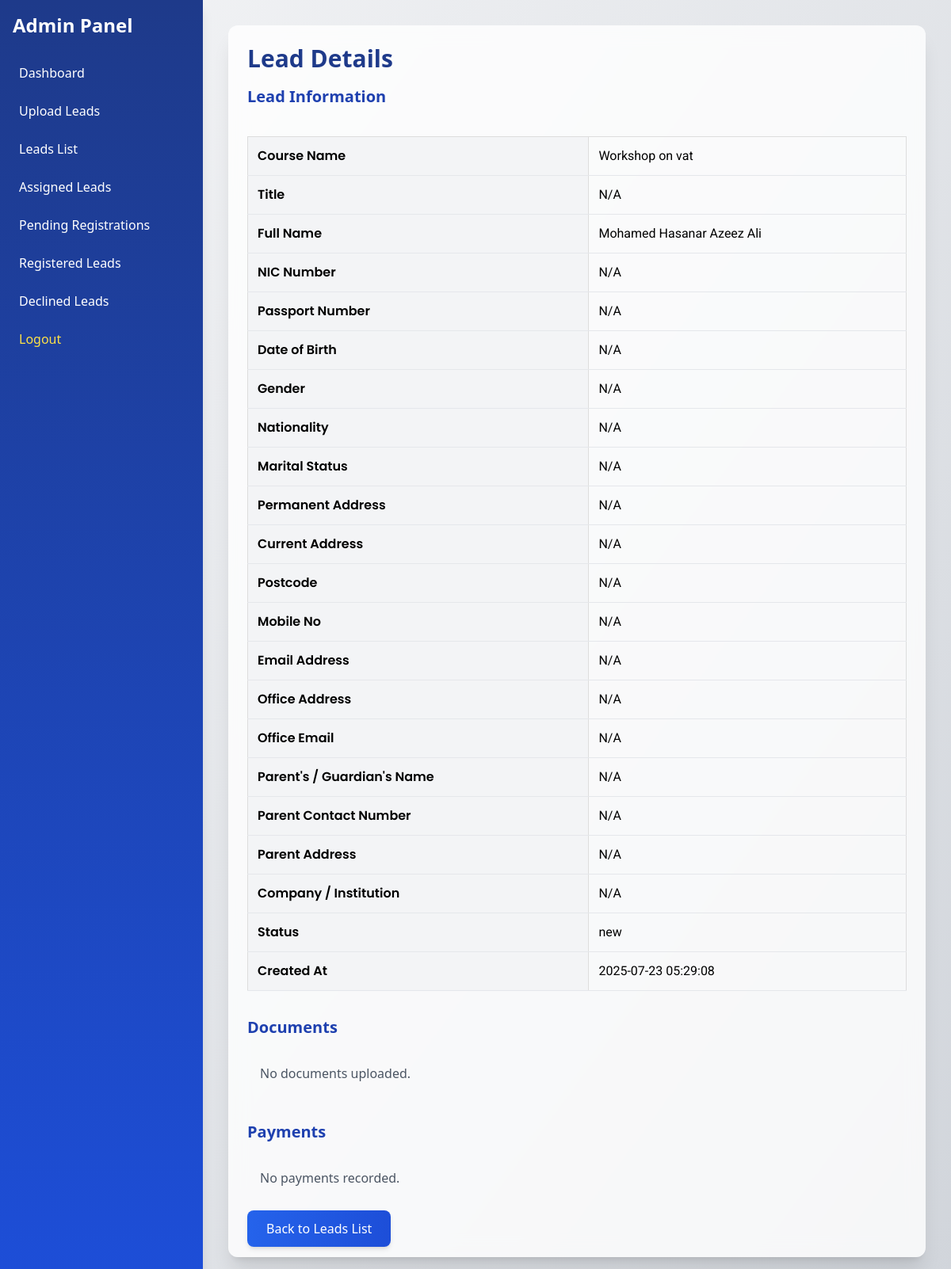
Page /views/admin/lead_details.php?lead_id=1201 (signed in) on the committed database.
### tables this page shows
CREATE TABLE IF NOT EXISTS `leads` (
  `id` int NOT NULL AUTO_INCREMENT,
  `form_name` varchar(100) NOT NULL,
  `title` varchar(50) DEFAULT NULL,
  `full_name` varchar(100) NOT NULL,
  `email` varchar(100) NOT NULL,
  `phone` varchar(20) NOT NULL,
  `date_of_birth` date DEFAULT NULL,
  `gender` varchar(10) DEFAULT NULL,
  `nationality` varchar(50) DEFAULT NULL,
  `marital_status` varchar(20) DEFAULT NULL,
  `nic_number` varchar(12) DEFAULT NULL,
  `passport_number` varchar(20) DEFAULT NULL,
  `permanent_address` text,
  `current_address` text,
  `postcode` varchar(10) DEFAULT NULL,
  `mobile_no` varchar(15) DEFAULT NULL,
  `email_address` varchar(100) DEFAULT NULL,
  `office_address` text,
  `office_email` varchar(100) DEFAULT NULL,
  `parent_guardian_name` varchar(100) DEFAULT NULL,
  `parent_contact_number` varchar(15) DEFAULT NULL,
  `parent_address` text,
  `company_institution` varchar(100) DEFAULT NULL,
  `work_experience` text,
  `assigned_user_id` int DEFAULT NULL,
  `status` enum('new','assigned','pending_registration','registered','declined') DEFAULT 'new',
  `created_at` timestamp NULL DEFAULT CURRENT_TIMESTAMP,
  `registration_status` varchar(50) DEFAULT 'pending',
  `payment_plan_id` int DEFAULT NULL,
  PRIMARY KEY (`id`),
  KEY `assigned_user_id` (`assigned_user_id`),
  KEY `payment_plan_id` (`payment_plan_id`)
);

### backend/controllers/LeadController.php (called while the page is built, shortened)
<?php
require_once __DIR__ . '/../config/db_connect.php';
require_once __DIR__ . '/../models/Lead.php';
class LeadController {
    private $leadModel;
    public function __construct($pdo) {
        $this->leadModel = new Lead($pdo);
    }
    public function getLeadById($lead_id) {
        return $this->leadModel->getLeadById($lead_id);
    }
}

### backend/models/Lead.php (called while the page is built, shortened)
<?php
class Lead {
    private $pdo;
    public function __construct($pdo) {
        $this->pdo = $pdo;
    }
    public function getLeadById($lead_id) {
        $stmt = $this->pdo->prepare("SELECT l.*, u.username, r.status AS registration_status
                                     FROM leads l
                                     LEFT JOIN users u ON l.assigned_user_id = u.id
                                     LEFT JOIN registrations r ON l.id = r.lead_id
                                     WHERE l.id = ?");
        $stmt->execute([$lead_id]);
        return $stmt->fetch(PDO::FETCH_ASSOC);
    }
}

### views/admin/lead_details.php (the view, shortened to what this page needs)
<?php
require_once __DIR__ . '/../../backend/config/db_connect.php';
require_once __DIR__ . '/../../backend/controllers/LeadController.php';
$leadController = new LeadController($pdo);
$documentController = new DocumentController($pdo);
$paymentController = new PaymentController($pdo);
if (!isset($_GET['lead_id']) || !is_numeric($_GET['lead_id'])) {
    $error = 'No valid lead ID provided.';
} else {
    $lead_id = (int)$_GET['lead_id'];
    $lead = $leadController->getLeadById($lead_id);
}
$documents = $documentController->getDocumentsByLead($lead_id) ?? [];
$payments = $paymentController->getPaymentsByLead($lead_id) ?? [];
$currentPage = basename($_SERVER['PHP_SELF']);
?>
<!DOCTYPE html>
<html lang="en">
<head>
    <link rel="stylesheet" href="/std_mgmt/css/style.css?v=<?php echo time(); ?>">
    <script src="https://cdn.tailwindcss.com"></script>
</head>
<body class="bg-gradient-to-br from-gray-100 to-gray-300 font-sans">
    <div class="flex min-h-screen">
        <div id="sidebar" class="sidebar fixed inset-y-0 left-0 w-64 bg-gradient-to-b from-blue-900 to-blue-700 text-white p-4 md:relative md:translate-x-0 z-10 shadow-lg">
            <div class="flex items-center justify-between mb-6">
                <h2 class="text-2xl font-bold text-glow">Admin Panel</h2>
            </div>
            <nav aria-label="Main navigation">
                <ul class="space-y-2">
                    <li><a href="<?php echo BASE_PATH; ?>/views/admin/dashboard.php" class="block p-2 rounded hover:bg-red-700/30 <?php echo $currentPage === 'dashboard.php' ? 'bg-red-700/50' : ''; ?>">Dashboard</a></li>
                    <li><a href="<?php echo BASE_PATH; ?>/views/admin/upload_leads.php" class="block p-2 rounded hover:bg-red-700/30 <?php echo $currentPage === 'upload_leads.php' ? 'bg-red-700/50' : ''; ?>">Upload Leads</a></li>
                    <li><a href="<?php echo BASE_PATH; ?>/views/admin/leads_list.php" class="block p-2 rounded hover:bg-red-700/30 <?php echo $currentPage === 'leads_list.php' ? 'bg-red-700/50' : ''; ?>">Leads List</a></li>
                    <li><a href="<?php echo BASE_PATH; ?>/views/admin/assigned_leads.php" class="block p-2 rounded hover:bg-red-700/30 <?php echo $currentPage === 'assigned_leads.php' ? 'bg-red-700/50' : ''; ?>">Assigned Leads</a></li>
                    <li><a href="<?php echo BASE_PATH; ?>/views/admin/pending_registrations.php" class="block p-2 rounded hover:bg-red-700/30 <?php echo $currentPage === 'pending_registrations.php' ? 'bg-red-700/50' : ''; ?>">Pending Registrations</a></li>
                    <li><a href="<?php echo BASE_PATH; ?>/views/admin/registered_leads.php" class="block p-2 rounded hover:bg-red-700/30 <?php echo $currentPage === 'registered_leads.php' ? 'bg-red-700/50' : ''; ?>">Registered Leads</a></li>
                    <li><a href="<?php echo BASE_PATH; ?>/views/admin/declined_leads.php" class="block p-2 rounded hover:bg-red-700/30 <?php echo $currentPage === 'declined_leads.php' ? 'bg-red-700/50' : ''; ?>">Declined Leads</a></li>
                    <li><a href="<?php echo BASE_PATH; ?>/views/auth/logout.php" class="block p-2 rounded hover:bg-yellow-600/50 text-yellow-300">Logout</a></li>
                </ul>
            </nav>
        </div>
        <div class="flex-1 p-4 md:p-8">
            <div class="max-w-4xl mx-auto bg-white/80 backdrop-blur-md p-6 rounded-xl shadow-xl">
                <h1 class="text-3xl font-bold mb-4 text-blue-900 text-shadow">Lead Details</h1>
                <h2 class="text-xl font-semibold mb-4 text-blue-800">Lead Information</h2>
                <div class="overflow-x-auto">
                    <table class="table">
                        <tbody>
                            <tr><th>Course Name</th><td><?php echo htmlspecialchars($lead['form_name'] ?? 'N/A'); ?></td></tr>
                            <tr><th>Title</th><td><?php echo htmlspecialchars($lead['title'] ?? 'N/A'); ?></td></tr>
                            <tr><th>Full Name</th><td><?php echo htmlspecialchars($lead['full_name'] ?? 'N/A'); ?></td></tr>
                            <tr><th>NIC Number</th><td><?php echo htmlspecialchars($lead['nic_number'] ?? 'N/A'); ?></td></tr>
                            <tr><th>Passport Number</th><td><?php echo htmlspecialchars($lead['passport_number'] ?? 'N/A'); ?></td></tr>
                            <tr><th>Date of Birth</th><td><?php echo htmlspecialchars($lead['date_of_birth'] ?? 'N/A'); ?></td></tr>
                            <tr><th>Gender</th><td><?php echo htmlspecialchars($lead['gender'] ?? 'N/A'); ?></td></tr>
                            <tr><th>Nationality</th><td><?php echo htmlspecialchars($lead['nationality'] ?? 'N/A'); ?></td></tr>
                            <tr><th>Marital Status</th><td><?php echo htmlspecialchars($lead['marital_status'] ?? 'N/A'); ?></td></tr>
                            <tr><th>Permanent Address</th><td><?php echo htmlspecialchars($lead['permanent_address'] ?? 'N/A'); ?></td></tr>
                            <tr><th>Current Address</th><td><?php echo htmlspecialchars($lead['current_address'] ?? 'N/A'); ?></td></tr>
                            <tr><th>Postcode</th><td><?php echo htmlspecialchars($lead['postcode'] ?? 'N/A'); ?></td></tr>
                            <tr><th>Mobile No</th><td><?php echo htmlspecialchars($lead['mobile_no'] ?? 'N/A'); ?></td></tr>
                            <tr><th>Email Address</th><td><?php echo htmlspecialchars($lead['email_address'] ?? 'N/A'); ?></td></tr>
                            <tr><th>Office Address</th><td><?php echo htmlspecialchars($lead['office_address'] ?? 'N/A'); ?></td></tr>
                            <tr><th>Office Email</th><td><?php echo htmlspecialchars($lead['office_email'] ?? 'N/A'); ?></td></tr>
                            <tr><th>Parent's / Guardian's Name</th><td><?php echo htmlspecialchars($lead['parent_guardian_name'] ?? 'N/A'); ?></td></tr>
                            <tr><th>Parent Contact Number</th><td><?php echo htmlspecialchars($lead['parent_contact_number'] ?? 'N/A'); ?></td></tr>
                            <tr><th>Parent Address</th><td><?php echo htmlspecialchars($lead['parent_address'] ?? 'N/A'); ?></td></tr>
                            <tr><th>Company / Institution</th><td><?php echo htmlspecialchars($lead['company_institution'] ?? 'N/A'); ?></td></tr>
                            <tr><th>Status</th><td><?php echo htmlspecialchars($lead['status'] ?? 'N/A'); ?></td></tr>
                            <tr><th>Created At</th><td><?php echo htmlspecialchars($lead['created_at'] ?? 'N/A'); ?></td></tr>
                        </tbody>
                    </table>
                </div>
                <h2 class="text-xl font-semibold mt-8 mb-4 text-blue-800">Documents</h2>
                <?php if (empty($documents)): ?>
                    <div class="p-4 text-gray-600">No documents uploaded.</div>
                <?php endif; ?>
                <h2 class="text-xl font-semibold mt-8 mb-4 text-blue-800">Payments</h2>
                <?php if (empty($payments)): ?>
                    <div class="p-4 text-gray-600">No payments recorded.</div>
                <?php endif; ?>
                <div class="mt-6">
                    <a href="<?php echo BASE_PATH; ?>/views/admin/leads_list.php" class="px-6 py-3 bg-gradient-to-r from-blue-600 to-blue-700 text-white rounded-lg hover:from-blue-700 hover:to-blue-800 shadow-md hover:shadow-lg transition-all duration-300">Back to Leads List</a>
                </div>
            </div>
        </div>
    </div>
</body>
</html>

### css/style.css (style rules this page uses)
body { font-family: Arial, sans-serif; margin: 0; padding: 0; }
.table { width: 100%; border-collapse: collapse; margin-top: 20px; }
.table th, .table td { border: 1px solid #ddd; padding: 8px; text-align: left; }
.table th { background-color: #f2f2f2; }

### views/admin/lead_details.php (style rules this page uses)
.sidebar { transition: transform 0.3s ease-in-out; }
.table { width: 100%; border-collapse: collapse; }
.table th, .table td { padding: 12px; text-align: left; border-bottom: 1px solid #e5e7eb; }
.table th { background-color: #f3f4f6; font-weight: 600; font-family: 'Poppins', sans-serif; }
.table td { font-family: 'Roboto', sans-serif; }

### rows in the picture
leads: form_name "Workshop on vat", title "N/A", full_name "Mohamed Hasanar Azeez Ali", nic_number "N/A", passport_number "N/A", date_of_birth "N/A", gender "N/A", nationality "N/A", marital_status "N/A", permanent_address "N/A", current_address "N/A", postcode "N/A", mobile_no "N/A", email_address "N/A", office_address "N/A", office_email "N/A", parent_guardian_name "N/A", parent_contact_number "N/A", parent_address "N/A", company_institution "N/A", status "new", created_at "2025-07-23 05:29:08"
